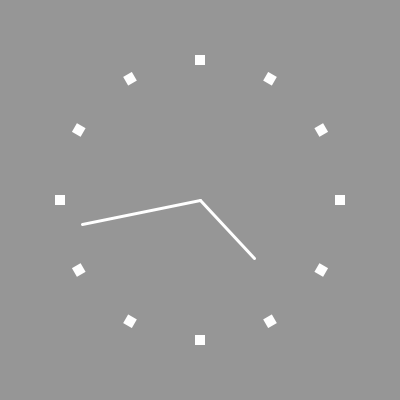
Frame 1 (no input)
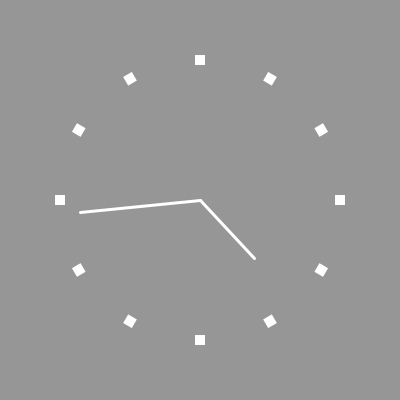
Frame 60 (the mouse pressed at the canvas centre just before this capture)
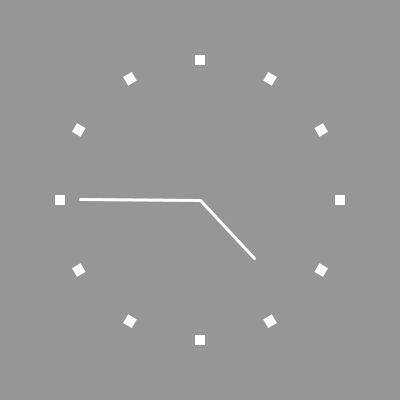
Frame 120 (the mouse held since frame 60 and released just before this capture)

The Processing sketch that drew these frames (run headless with seeded random() and noise(); from frame 60 on, the mouse is pressed at the canvas centre):

// Processing sketch: processing_62904
// ── processing_62904.pde

int num = 12;
 int radiusKreis = 140;
 
 int s = 0;
 int h = 0;
 int m = 0;
 
 void setup()  {
   size(400,400);
   rectMode(CENTER);
 }
 
 void draw()  {
   noStroke();
   background(150);
   translate(width/2, height/2);
   for(int i = 0; i < num; i++)  {
     pushMatrix();
     rotate(TWO_PI / num * i);
     translate(0,radiusKreis);
     rect(0, 0, 10,10);
     popMatrix();
   }
   
   stroke(255);
   strokeWeight(3);
   
   //sekunde
   s = second();
   pushMatrix();
   rotate(TWO_PI / 60 * s);
   line(0,0,0,-120);
   popMatrix();
   
   //stunde
   h = hour();
   m = minute();
   pushMatrix();
   rotate(TWO_PI / 12 * h);
   rotate(TWO_PI / 12 / 60 * m);
   line(0,0,0,-80);
   popMatrix();
   
 }
